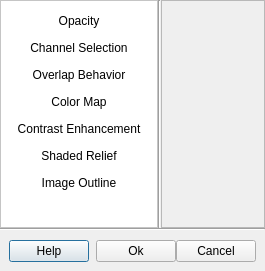
<?xml version="1.0" encoding="UTF-8"?>
<ui version="4.0">
 <class>RasterSymbolizerDialogForm</class>
 <widget class="QDialog" name="RasterSymbolizerDialogForm">
  <property name="geometry">
   <rect>
    <x>0</x>
    <y>0</y>
    <width>265</width>
    <height>271</height>
   </rect>
  </property>
  <property name="windowTitle">
   <string>Raster Symbolizer</string>
  </property>
  <layout class="QGridLayout" name="gridLayout_5">
   <property name="sizeConstraint">
    <enum>QLayout::SetMinimumSize</enum>
   </property>
   <property name="margin">
    <number>0</number>
   </property>
   <item row="0" column="0">
    <layout class="QGridLayout" name="gridLayout_4">
     <property name="spacing">
      <number>0</number>
     </property>
     <item row="0" column="0">
      <layout class="QGridLayout" name="gridLayout_3">
       <property name="spacing">
        <number>0</number>
       </property>
       <item row="0" column="0">
        <widget class="QFrame" name="frame">
         <property name="sizePolicy">
          <sizepolicy hsizetype="Preferred" vsizetype="MinimumExpanding">
           <horstretch>0</horstretch>
           <verstretch>0</verstretch>
          </sizepolicy>
         </property>
         <property name="palette">
          <palette>
           <active>
            <colorrole role="Base">
             <brush brushstyle="SolidPattern">
              <color alpha="255">
               <red>255</red>
               <green>255</green>
               <blue>255</blue>
              </color>
             </brush>
            </colorrole>
            <colorrole role="Window">
             <brush brushstyle="SolidPattern">
              <color alpha="255">
               <red>255</red>
               <green>255</green>
               <blue>255</blue>
              </color>
             </brush>
            </colorrole>
           </active>
           <inactive>
            <colorrole role="Base">
             <brush brushstyle="SolidPattern">
              <color alpha="255">
               <red>255</red>
               <green>255</green>
               <blue>255</blue>
              </color>
             </brush>
            </colorrole>
            <colorrole role="Window">
             <brush brushstyle="SolidPattern">
              <color alpha="255">
               <red>255</red>
               <green>255</green>
               <blue>255</blue>
              </color>
             </brush>
            </colorrole>
           </inactive>
           <disabled>
            <colorrole role="Base">
             <brush brushstyle="SolidPattern">
              <color alpha="255">
               <red>255</red>
               <green>255</green>
               <blue>255</blue>
              </color>
             </brush>
            </colorrole>
            <colorrole role="Window">
             <brush brushstyle="SolidPattern">
              <color alpha="255">
               <red>255</red>
               <green>255</green>
               <blue>255</blue>
              </color>
             </brush>
            </colorrole>
           </disabled>
          </palette>
         </property>
         <property name="autoFillBackground">
          <bool>true</bool>
         </property>
         <property name="frameShape">
          <enum>QFrame::StyledPanel</enum>
         </property>
         <property name="frameShadow">
          <enum>QFrame::Raised</enum>
         </property>
         <layout class="QGridLayout" name="gridLayout_6">
          <item row="0" column="0">
           <widget class="QToolButton" name="m_opacityToolButton">
            <property name="sizePolicy">
             <sizepolicy hsizetype="Minimum" vsizetype="Fixed">
              <horstretch>0</horstretch>
              <verstretch>0</verstretch>
             </sizepolicy>
            </property>
            <property name="text">
             <string>Opacity</string>
            </property>
            <property name="autoRaise">
             <bool>true</bool>
            </property>
           </widget>
          </item>
          <item row="1" column="0">
           <widget class="QToolButton" name="m_channelSelectionToolButton">
            <property name="sizePolicy">
             <sizepolicy hsizetype="Minimum" vsizetype="Fixed">
              <horstretch>0</horstretch>
              <verstretch>0</verstretch>
             </sizepolicy>
            </property>
            <property name="text">
             <string>Channel Selection</string>
            </property>
            <property name="autoRaise">
             <bool>true</bool>
            </property>
           </widget>
          </item>
          <item row="2" column="0">
           <widget class="QToolButton" name="m_overlapBehaviorToolButton">
            <property name="sizePolicy">
             <sizepolicy hsizetype="Minimum" vsizetype="Fixed">
              <horstretch>0</horstretch>
              <verstretch>0</verstretch>
             </sizepolicy>
            </property>
            <property name="text">
             <string>Overlap Behavior</string>
            </property>
            <property name="autoRaise">
             <bool>true</bool>
            </property>
           </widget>
          </item>
          <item row="3" column="0">
           <widget class="QToolButton" name="m_colorMapToolButton">
            <property name="sizePolicy">
             <sizepolicy hsizetype="Minimum" vsizetype="Fixed">
              <horstretch>0</horstretch>
              <verstretch>0</verstretch>
             </sizepolicy>
            </property>
            <property name="text">
             <string>Color Map</string>
            </property>
            <property name="autoRaise">
             <bool>true</bool>
            </property>
           </widget>
          </item>
          <item row="5" column="0">
           <widget class="QToolButton" name="m_shadedReliefToolButton">
            <property name="sizePolicy">
             <sizepolicy hsizetype="Minimum" vsizetype="Fixed">
              <horstretch>0</horstretch>
              <verstretch>0</verstretch>
             </sizepolicy>
            </property>
            <property name="text">
             <string>Shaded Relief</string>
            </property>
            <property name="autoRaise">
             <bool>true</bool>
            </property>
           </widget>
          </item>
          <item row="6" column="0">
           <widget class="QToolButton" name="m_imageOutlinetoolButton">
            <property name="sizePolicy">
             <sizepolicy hsizetype="Minimum" vsizetype="Fixed">
              <horstretch>0</horstretch>
              <verstretch>0</verstretch>
             </sizepolicy>
            </property>
            <property name="text">
             <string>Image Outline</string>
            </property>
            <property name="autoRaise">
             <bool>true</bool>
            </property>
           </widget>
          </item>
          <item row="7" column="0">
           <spacer name="verticalSpacer">
            <property name="orientation">
             <enum>Qt::Vertical</enum>
            </property>
            <property name="sizeType">
             <enum>QSizePolicy::MinimumExpanding</enum>
            </property>
            <property name="sizeHint" stdset="0">
             <size>
              <width>20</width>
              <height>20</height>
             </size>
            </property>
           </spacer>
          </item>
          <item row="4" column="0">
           <widget class="QToolButton" name="m_contrastToolButton">
            <property name="sizePolicy">
             <sizepolicy hsizetype="Minimum" vsizetype="Fixed">
              <horstretch>0</horstretch>
              <verstretch>0</verstretch>
             </sizepolicy>
            </property>
            <property name="text">
             <string>Contrast Enhancement</string>
            </property>
            <property name="autoRaise">
             <bool>true</bool>
            </property>
           </widget>
          </item>
         </layout>
        </widget>
       </item>
       <item row="0" column="1">
        <widget class="Line" name="line_2">
         <property name="orientation">
          <enum>Qt::Vertical</enum>
         </property>
        </widget>
       </item>
       <item row="0" column="2">
        <widget class="QFrame" name="m_mainFrame">
         <property name="sizePolicy">
          <sizepolicy hsizetype="MinimumExpanding" vsizetype="MinimumExpanding">
           <horstretch>0</horstretch>
           <verstretch>0</verstretch>
          </sizepolicy>
         </property>
         <property name="frameShape">
          <enum>QFrame::StyledPanel</enum>
         </property>
         <property name="frameShadow">
          <enum>QFrame::Raised</enum>
         </property>
         <layout class="QGridLayout" name="gridLayout_7">
          <item row="0" column="0">
           <widget class="QStackedWidget" name="m_stackedWidget">
            <property name="currentIndex">
             <number>0</number>
            </property>
            <widget class="QWidget" name="page"/>
            <widget class="QWidget" name="page_3"/>
            <widget class="QWidget" name="page_7"/>
            <widget class="QWidget" name="page_2"/>
            <widget class="QWidget" name="page_4"/>
            <widget class="QWidget" name="page_5"/>
            <widget class="QWidget" name="page_6"/>
           </widget>
          </item>
         </layout>
        </widget>
       </item>
      </layout>
     </item>
     <item row="1" column="0">
      <layout class="QGridLayout" name="gridLayout_2">
       <item row="0" column="0">
        <widget class="Line" name="line">
         <property name="orientation">
          <enum>Qt::Horizontal</enum>
         </property>
        </widget>
       </item>
       <item row="1" column="0">
        <layout class="QGridLayout" name="gridLayout">
         <property name="margin">
          <number>9</number>
         </property>
         <item row="0" column="0">
          <widget class="QPushButton" name="m_helpPushButton">
           <property name="text">
            <string>Help</string>
           </property>
          </widget>
         </item>
         <item row="0" column="1">
          <spacer name="horizontalSpacer">
           <property name="orientation">
            <enum>Qt::Horizontal</enum>
           </property>
           <property name="sizeHint" stdset="0">
            <size>
             <width>40</width>
             <height>20</height>
            </size>
           </property>
          </spacer>
         </item>
         <item row="0" column="2">
          <widget class="QPushButton" name="m_okPushButton">
           <property name="text">
            <string>Ok</string>
           </property>
          </widget>
         </item>
         <item row="0" column="3">
          <widget class="QPushButton" name="m_cancelPushButton">
           <property name="text">
            <string>Cancel</string>
           </property>
          </widget>
         </item>
        </layout>
       </item>
      </layout>
     </item>
    </layout>
   </item>
  </layout>
 </widget>
 <resources/>
 <connections/>
</ui>
